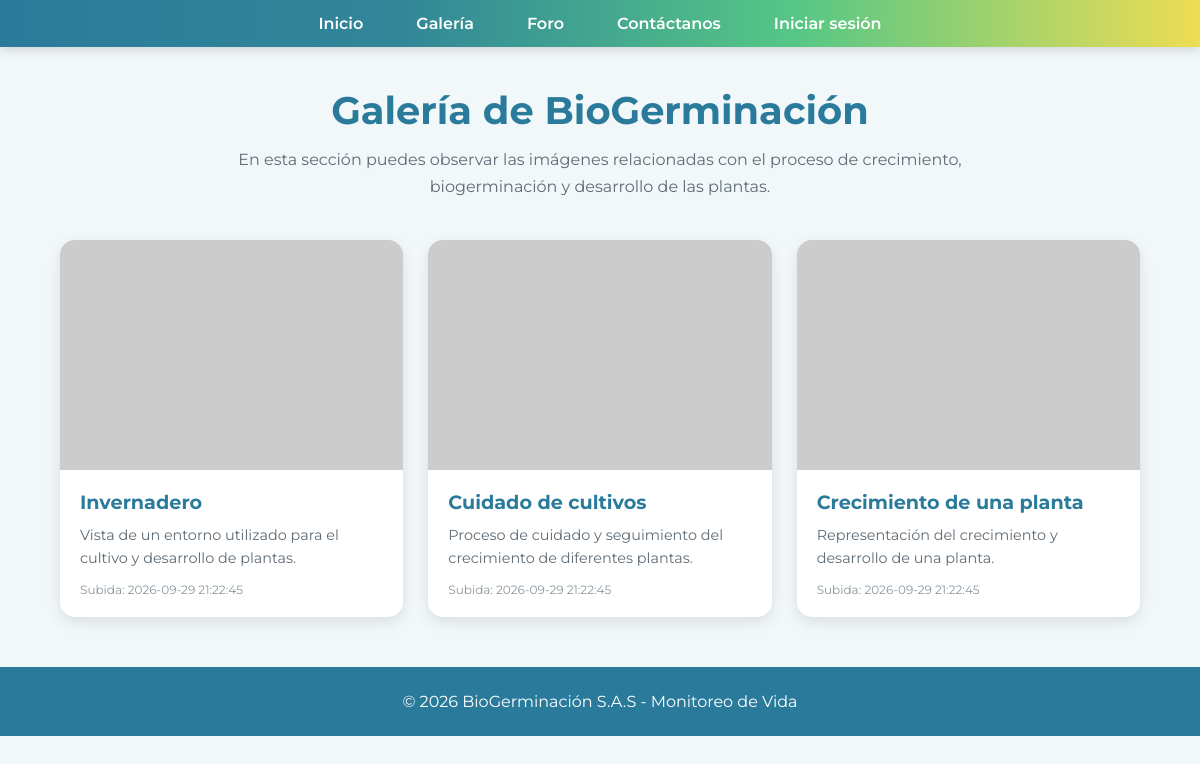
Screenshot of /galeria.php with the database file from the repository.
### tables this page shows
CREATE TABLE `galeria` (
  `id_imagen` int(11) NOT NULL,
  `titulo` varchar(200) NOT NULL,
  `descripcion` text DEFAULT NULL,
  `imagen` varchar(500) NOT NULL,
  `fecha_subida` timestamp NOT NULL DEFAULT current_timestamp(),
  `id_administrador` int(11) DEFAULT NULL
);

### galeria.php (the view, shortened to what this page needs)
<?php
include_once("conexion.php");
$sql = "SELECT
            id_imagen,
            titulo,
            descripcion,
            imagen,
            fecha_subida
        FROM galeria
        ORDER BY fecha_subida DESC";
$galeria = $conexion->query($sql);
function limpiar($texto)
{
    return htmlspecialchars(
        $texto ?? '',
        ENT_QUOTES,
        'UTF-8'
    );
}
?>
<!DOCTYPE html>
<html lang="es">
<head>
</head>
<body>
<nav>
<ul>
<li>
<a href="index.php">
Inicio
</a>
</li>
<li>
<a href="galeria.php">
Galería
</a>
</li>
<li>
<a href="foro.php">
Foro
</a>
</li>
<li>
<a href="Contacto.php">
Contáctanos
</a>
</li>
<li>
<a href="login.php">
Iniciar sesión
</a>
</li>
</ul>
</nav>
<main class="contenedor">
<div class="encabezado">
<h1>
Galería de BioGerminación
</h1>
<p>
En esta sección puedes observar las imágenes
relacionadas con el proceso de crecimiento,
biogerminación y desarrollo de las plantas.
</p>
</div>
<?php if ($galeria && $galeria->num_rows > 0): ?>
<div class="galeria">
<?php while ($imagen = $galeria->fetch_assoc()): ?>
<article class="tarjeta">
<div class="tarjeta-imagen">
<img
    src="<?php echo limpiar($imagen['imagen']); ?>"
    alt="<?php echo limpiar($imagen['titulo']); ?>"
    onerror="this.src='https://via.placeholder.com/600x400?text=Imagen+no+disponible';"
>
</div>
<div class="tarjeta-contenido">
<h2>
<?php
echo limpiar(
    $imagen['titulo']
);
?>
</h2>
<?php if (!empty($imagen['descripcion'])): ?>
<p>
<?php
echo nl2br(
    limpiar(
        $imagen['descripcion']
    )
);
?>
</p>
<?php endif; ?>
<?php if (!empty($imagen['fecha_subida'])): ?>
<span class="fecha">
Subida:
<?php
echo limpiar(
    $imagen['fecha_subida']
);
?>
</span>
<?php endif; ?>
</div>
</article>
<?php endwhile; ?>
</div>
<?php endif; ?>
</main>
<footer>
<p>
© 2026 BioGerminación S.A.S - Monitoreo de Vida
</p>
</footer>
</body>
</html>

### galeria.php (style rules this page uses)
* { margin: 0; padding: 0; box-sizing: border-box; }
body { font-family: 'Montserrat', sans-serif; background: #f2f7f9; color: #2c3e50; min-height: 100vh; }
nav { background: linear-gradient( 90deg, #2A7B9B, #318698, #57C785, #EDDD53 ); padding: 14px 20px; box-shadow: 0 3px 10px rgba(0,0,0,0.15); }
nav ul { list-style: none; display: flex; justify-content: center; align-items: center; gap: 25px; flex-wrap: wrap; }
nav ul li a { color: white; text-decoration: none; font-weight: 600; padding: 8px 14px; border-radius: 8px; transition: 0.3s; }
.contenedor { width: 90%; max-width: 1200px; margin: 40px auto; }
.encabezado { text-align: center; margin-bottom: 40px; }
.encabezado h1 { color: #2A7B9B; font-size: 2.4rem; margin-bottom: 12px; }
.encabezado p { color: #5f6b75; font-size: 1rem; max-width: 750px; margin: auto; line-height: 1.7; }
.galeria { display: grid; grid-template-columns: repeat( auto-fit, minmax(280px, 1fr) ); gap: 25px; }
.tarjeta { background: white; border-radius: 15px; overflow: hidden; box-shadow: 0 5px 15px rgba(0,0,0,0.10); transition: transform 0.3s, box-shadow 0.3s; }
.tarjeta-imagen { width: 100%; height: 230px; background: #e9eef0; overflow: hidden; }
.tarjeta-imagen img { width: 100%; height: 100%; object-fit: cover; display: block; transition: transform 0.4s; }
.tarjeta-contenido { padding: 20px; }
.tarjeta-contenido h2 { color: #2A7B9B; font-size: 1.2rem; margin-bottom: 10px; }
.tarjeta-contenido p { color: #5f6b75; font-size: 0.9rem; line-height: 1.6; }
.fecha { display: block; margin-top: 12px; font-size: 0.75rem; color: #8a969d; }
footer { margin-top: 50px; background: #2A7B9B; color: white; text-align: center; padding: 25px; }
footer p { margin: 0; }

### rows the page displays
galeria: titulo "Invernadero", descripcion "Vista de un entorno utilizado para el cultivo y desarrollo de plantas.", fecha_subida "2026-09-29 21:22:45"
galeria: titulo "Cuidado de cultivos", descripcion "Proceso de cuidado y seguimiento del crecimiento de diferentes plantas.", fecha_subida "2026-09-29 21:22:45"
galeria: titulo "Crecimiento de una planta", descripcion "Representación del crecimiento y desarrollo de una planta.", fecha_subida "2026-09-29 21:22:45"
